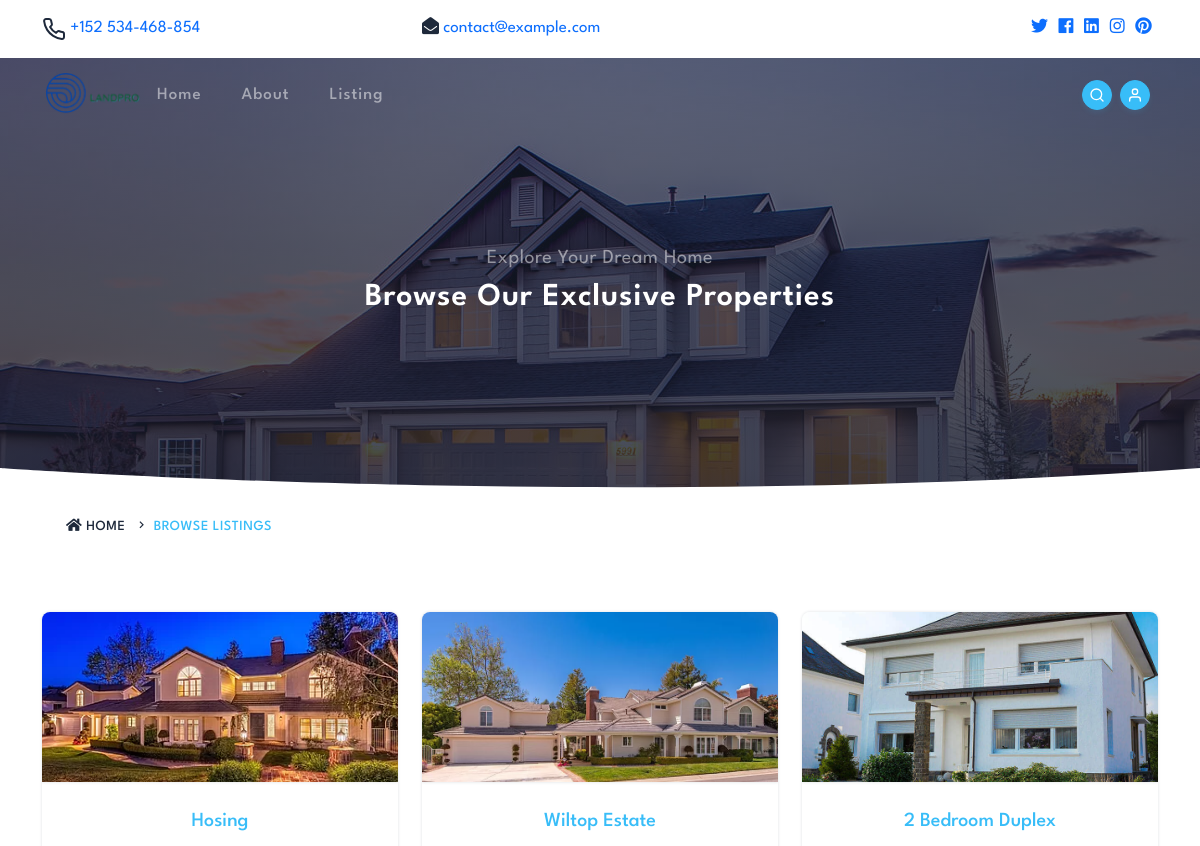
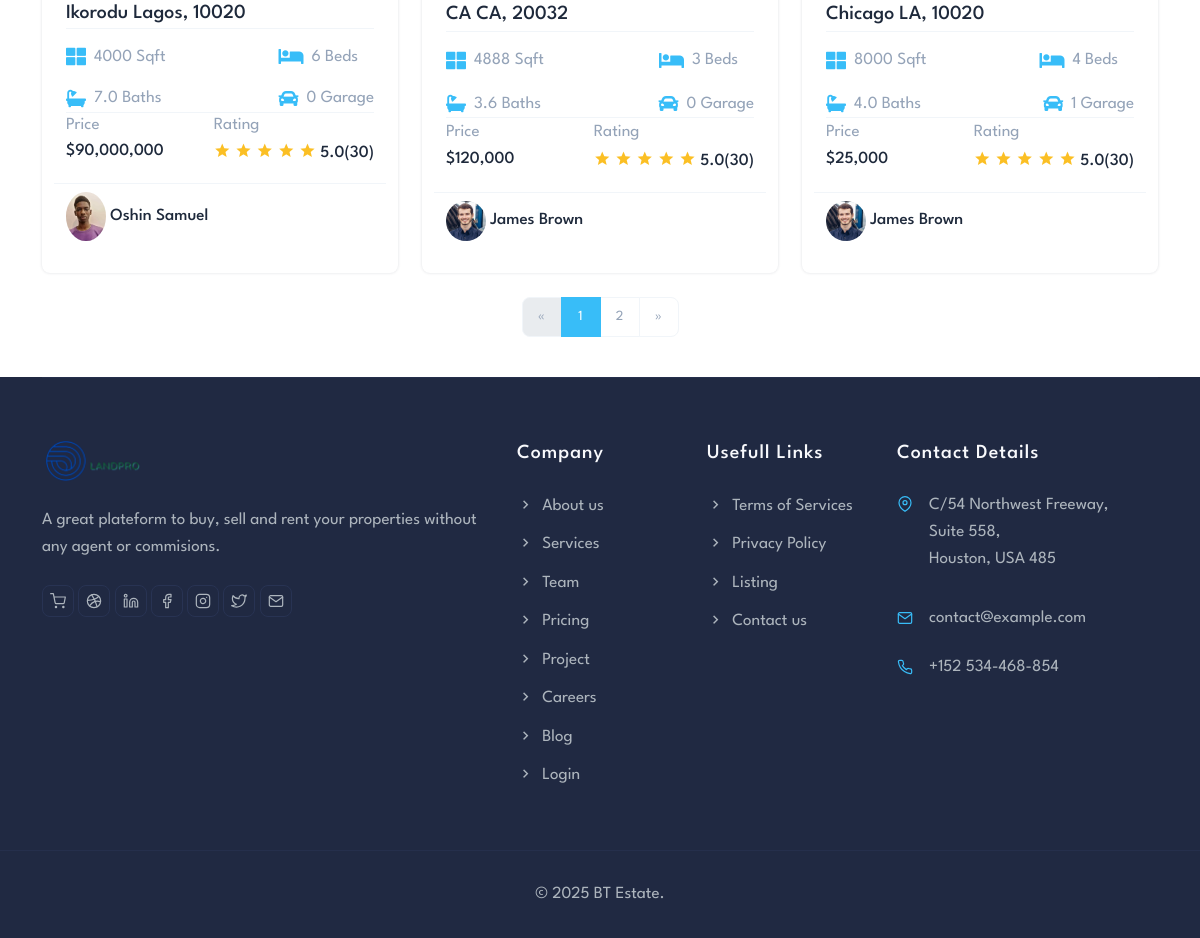
/listings/, run on the app's committed database (2 pictures, top to bottom).
### listings/models.py (models this page shows, shortened)
class Listing(models.Model):
  realtor = models.ForeignKey(Realtor, on_delete=models.DO_NOTHING)
  title = models.CharField(max_length=200)
  address = models.CharField(max_length=200)
  city = models.CharField(max_length=100)
  state = models.CharField(max_length=100)
  zipcode = models.CharField(max_length=20)
  description = models.TextField(blank=True)
  price = models.IntegerField()
  bedrooms = models.IntegerField()
  bathrooms = models.DecimalField(max_digits=2, decimal_places=1)
  garage = models.IntegerField(default=0)
  sqft = models.IntegerField()
  lot_size = models.DecimalField(max_digits=5, decimal_places=1)
  photo_main = models.ImageField(upload_to='photos/%Y/%m/%d/')
  photo_1 = models.ImageField(upload_to='photos/%Y/%m/%d/', blank=True)
  photo_2 = models.ImageField(upload_to='photos/%Y/%m/%d/', blank=True)
  photo_3 = models.ImageField(upload_to='photos/%Y/%m/%d/', blank=True)
  photo_4 = models.ImageField(upload_to='photos/%Y/%m/%d/', blank=True)
  photo_5 = models.ImageField(upload_to='photos/%Y/%m/%d/', blank=True)
  photo_6 = models.ImageField(upload_to='photos/%Y/%m/%d/', blank=True)
  is_published = models.BooleanField(default=True)
  list_date = models.DateTimeField(default=datetime.now, blank=True)

### realtors/models.py (models this page shows, shortened)
class Realtor(models.Model):
    user = models.OneToOneField(User, on_delete=models.CASCADE, null=True, blank=True)
    name = models.CharField(max_length=200)
    photo = models.ImageField(upload_to='photos/%Y/%m/%d/')
    description = models.TextField(blank=True)
    phone = models.CharField(max_length=20)
    email = models.CharField(max_length=50)
    is_mvp = models.BooleanField(default=False)
    hire_date = models.DateTimeField(default=datetime.now, blank=True)
    def __str__(self):
        return self.name

### listings/views.py (the view)
# urls.py: path('', views.index, name='listings'),
def index(request):
  listings = Listing.objects.order_by('-list_date').filter(is_published=True)
  paginator = Paginator(listings, 3)
  page = request.GET.get('page')
  paged_listings = paginator.get_page(page)
  context = {
    'listings': paged_listings
  }
  return render(request, 'listings/listings.html', context)

### templates/listings/listings.html (shortened to what this page needs)
{% extends 'base.html' %}
{% load humanize %}
{% block content %}
  <section class="bg-half-170 pb-5 d-table w-100" style="background: url('/static/img/1.jpg') top;">
    <div class="bg-overlay bg-gradient-overlay-2"></div>
    <div class="container">
        <div class="row my-5 p-4 justify-content-center">
            <div class="col-12">
                <div class="title-heading text-center">
                  <p class="text-white-50 para-desc mx-auto mb-0">Explore Your Dream Home</p>
                  <h1 class="heading fw-semibold mb-5 sub-heading text-white title-dark">Browse Our Exclusive Properties</h1>
                </div>
            </div>
        </div>
    </div>
  </section>
  <div class="position-relative">
    <div class="shape overflow-hidden text-white">
        <svg viewBox="0 0 2880 48" fill="none" xmlns="http://www.w3.org/2000/svg">
            <path d="M0 48H1437.5H2880V0H2160C1442.5 52 720 0 720 0H0V48Z" fill="currentColor"></path>
        </svg>
    </div>
  </div>
  <section id="bc" class="mt-3">
    <div class="container">
      <nav aria-label="breadcrumb">
        <ol class="breadcrumb">
          <li class="breadcrumb-item">
            <a href="{% url 'index' %}">
              <i class="fas fa-home"></i> Home</a>
          </li>
          <li class="breadcrumb-item active"> Browse Listings</li>
        </ol>
      </nav>
    </div>
  </section>
  <section id="listings" class="py-4">
    <div class="container">
      <div class="row g-4 mt-0">
        {% if listings %}
          {% for listing in listings %}
                <div class="col-lg-4 col-md-6 col-12">
                  <div class="card property border-0 shadow position-relative overflow-hidden rounded-3">
                    <div class="property-image position-relative overflow-hidden shadow">
                      <img src="{{ listing.photo_main.url }}" class="img-fluid" alt="">
                    </div>
                    <div class="card-body content p-4">
                      <div class="listing-heading text-center">
                        <h5 class="text-primary">{{ listing.title }}</h5>
                      </div>
                      <a href="{% url 'listing' listing.id %}" class="title fs-5 text-dark fw-medium">{{ listing.city }} {{listing.state }}, {{ listing.zipcode }}</a>
                      <ul class="list-unstyled  mb-0 py-3 border-top  d-flex align-items-center justify-content-between">
                        <li class="d-flex align-items-center me-3">
                          <i class="fas fa-th-large fs-5 me-2 text-primary"></i>
                          <span class="text-muted">{{ listing.sqft }} Sqft</span>
                        </li>
                        <li class="d-flex align-items-center me-3">
                          <i class="fas fa-bed fs-5 me-2 text-primary"></i>
                          <span class="text-muted">{{ listing.bedrooms }} Beds</span>
                        </li>
                      </ul>
                      <ul class="list-unstyled  mb-0 border-bottom d-flex align-items-center justify-content-between">
                        <li class="d-flex align-items-center">
                          <i class="fas fa-bath fs-5 me-2 text-primary"></i>
                          <span class="text-muted">{{ listing.bathrooms }} Baths</span>
                        </li>
                        <li class="d-flex align-items-center">
                          <i class="fas fa-car fs-5 me-2 text-primary"></i>
                          <span class="text-muted">{{ listing.garage }} Garage</span>
                        </li>
                      </ul>
                      <ul class="list-unstyled d-flex justify-content-between  mb-0">
                        <li class="list-inline-item mb-0">
                          <span class="text-muted">Price</span>
                          <p class="fw-medium mb-0">${{ listing.price | intcomma }}</p>
                        </li>
                        <li class="list-inline-item mb-0 text-muted">
                          <span class="text-muted">Rating</span>
                          <ul class="fw-medium text-warning list-unstyled mb-0">
                            <li class="list-inline-item mb-0"><i class="mdi mdi-star"></i></li>
                            <li class="list-inline-item mb-0"><i class="mdi mdi-star"></i></li>
                            <li class="list-inline-item mb-0"><i class="mdi mdi-star"></i></li>
                            <li class="list-inline-item mb-0"><i class="mdi mdi-star"></i></li>
                            <li class="list-inline-item mb-0"><i class="mdi mdi-star"></i></li>
                            <li class="list-inline-item mb-0 text-dark">5.0(30)</li>
                          </ul>
                        </li>
                      </ul>
                      <div class="row py-2 text-secondary border-top mt-3">
                        <div class="col-12 fw-medium text-dark">
                          <img class="rounded-circle" src="{{ listing.realtor.photo.url }}"
                            style="max-width: 40px; max-height: 100px;">
                          {{ listing.realtor }}
                        </div>
                      </div>
                    </div>
                  </div>
                </div>
          {% endfor %}
      </div>
    </div>
        {% else %}
          <div class="col-md-12">
            <p>No Listings Available</p>
          </div>
        {% endif %}
      <div class="row mt-4">
        <div class="col-md-12">
          {% if listings.has_other_pages %}
            <ul class="pagination justify-content-center">
              {% if listings.has_previous %}
                <li class="page-item">
                  <a href="?page={{listings.previous_page_number}}" class="page-link">&laquo;</a>
                </li>
              {% else %}
                <li class="page-item disabled">
                  <a class="page-link">&laquo;</a>
                </li>
              {% endif %}
              {% for i in listings.paginator.page_range %}
                {% if listings.number == i %}
                  <li class="page-item active">
                    <a class="page-link">{{i}}</a>
                  </li>
                {% else %}
                  <li class="page-item">
                    <a href="?page={{i}}" class="page-link">{{i}}</a>
                  </li>
                {% endif %}
              {% endfor %}
              {% if listings.has_next %}
                <li class="page-item">
                  <a href="?page={{listings.next_page_number}}" class="page-link">&raquo;</a>
                </li>
              {% else %}
                <li class="page-item disabled">
                  <a class="page-link">&raquo;</a>
                </li>
              {% endif %}
            </ul>
          {% endif %}
        </div>
      </div>
  </section>
{% endblock %}

### btre/static/css/all.css (style rules this page uses)
.fa, .fas, .far, .fal, .fab { -moz-osx-font-smoothing: grayscale; -webkit-font-smoothing: antialiased; display: inline-block; font-style: normal; font-variant: normal; text-rendering: auto; line-height: 1; }
.fa-bath:before { content: "\f2cd"; }
.fa-bed:before { content: "\f236"; }
.fa-car:before { content: "\f1b9"; }
.fa-home:before { content: "\f015"; }
.fa-th-large:before { content: "\f009"; }
.fa, .fas { font-family: 'Font Awesome 5 Free'; font-weight: 900; }

### btre/static/css/style.css (style rules this page uses)
img { width: 100%; }

### data on the page
Listing: photo_main (picture), title "Hosing", city "Ikorodu", state "Lagos", zipcode "10020", sqft "4000", bedrooms "6", bathrooms "7.0", garage "0", price "90,000,000", realtor.photo (picture), realtor "Oshin Samuel"
Listing: photo_main (picture), title "Wiltop Estate", city "CA", state "CA", zipcode "20032", sqft "4888", bedrooms "3", bathrooms "3.6", garage "0", price "120,000", realtor.photo (picture), realtor "James Brown"
Listing: photo_main (picture), title "2 Bedroom Duplex", city "Chicago", state "LA", zipcode "10020", sqft "8000", bedrooms "4", bathrooms "4.0", garage "1", price "25,000", realtor.photo (picture), realtor "James Brown"

### other printed values
{{ i }} "1"
{{ i }} "2"
